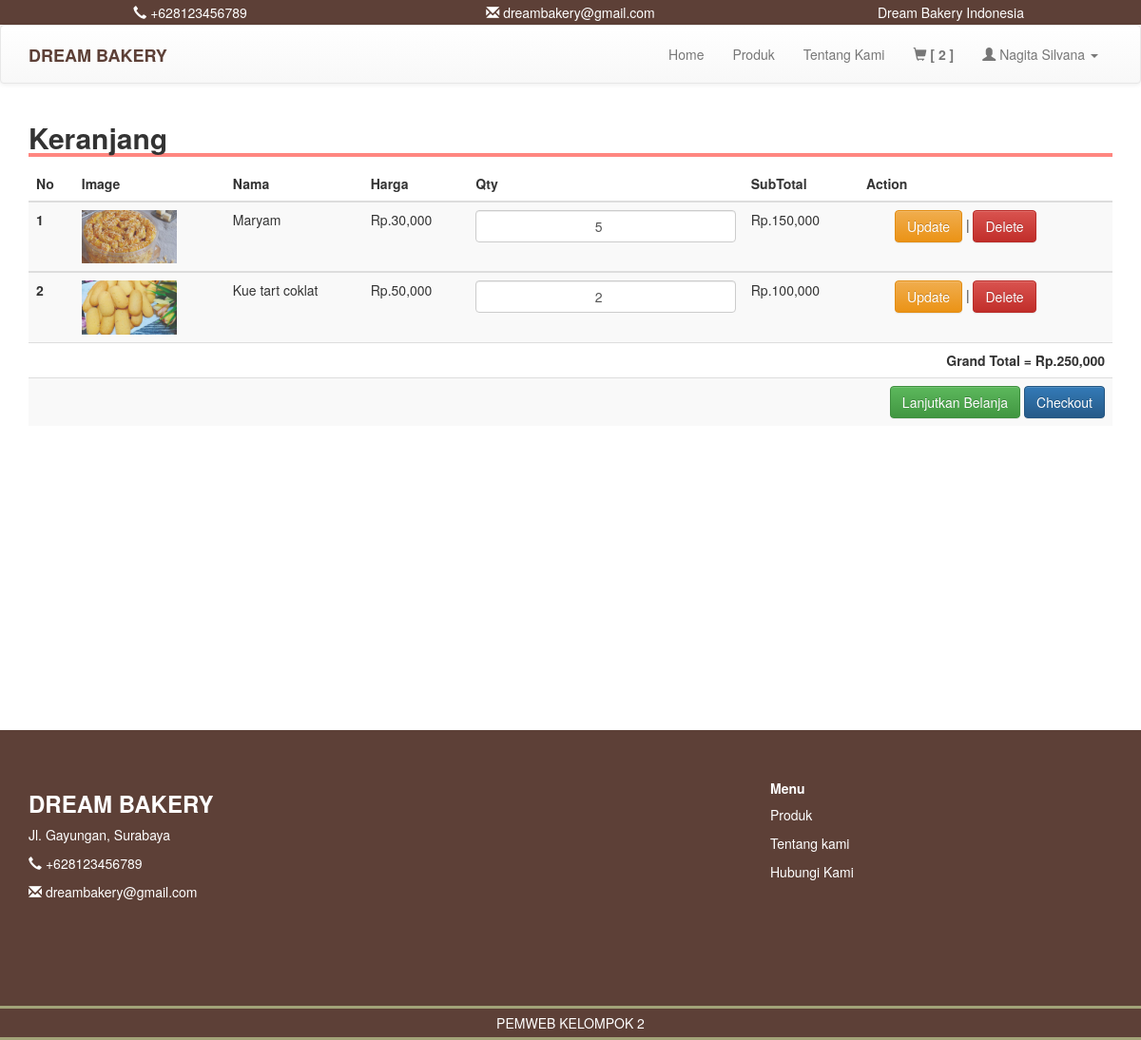
The page /keranjang.php (signed in) on the database its author committed.
### tables this page shows
CREATE TABLE `keranjang` (
  `id_keranjang` int(11) NOT NULL,
  `kode_customer` varchar(100) NOT NULL,
  `kode_produk` varchar(100) NOT NULL,
  `nama_produk` varchar(100) NOT NULL,
  `qty` int(11) NOT NULL,
  `harga` int(11) NOT NULL
);

CREATE TABLE `produk` (
  `kode_produk` varchar(100) NOT NULL,
  `nama` varchar(100) NOT NULL,
  `image` text NOT NULL,
  `deskripsi` text NOT NULL,
  `harga` int(11) NOT NULL
);

### keranjang.php (the view, shortened to what this page needs)
<?php
include 'header.php';
?>
<div class="container" style="padding-bottom: 300px;">
	<h2 style=" width: 100%; border-bottom: 4px solid #ff8680"><b>Keranjang</b></h2>
		<table class="table table-striped">
			<?php
			if(isset($_SESSION['user'])){
				$kode_cs = $_SESSION['kd_cs'];
				$cek = mysqli_query($conn, "SELECT * FROM keranjang WHERE kode_customer = '$kode_cs'");
				$jml = mysqli_num_rows($cek);
				if($jml > 0){
					?>
					<thead>
						<tr>
							<th scope="col">No</th>
							<th scope="col">Image</th>
							<th scope="col">Nama</th>
							<th scope="col">Harga</th>
							<th scope="col">Qty</th>
							<th scope="col">SubTotal</th>
							<th scope="col">Action</th>
						</tr>
					</thead>
					<?php
					if(isset($_SESSION['kd_cs'])){
						$kode_cs = $_SESSION['kd_cs'];
						$result = mysqli_query($conn, "SELECT k.id_keranjang as keranjang, k.kode_produk as kd, k.nama_produk as nama, k.qty as jml, p.image as gambar, p.harga as hrg FROM keranjang k join produk p on k.kode_produk=p.kode_produk WHERE kode_customer = '$kode_cs'");
						$no = 1;
						$hasil = 0;
						while($row = mysqli_fetch_assoc($result)){
					?>
					<tbody>
					<form action="<?php echo $_SERVER['PHP_SELF']; ?>" method="POST">
						<tr>
							<th scope="row"><?= $no;  ?></th>
							<td><img src="image/produk/<?= $row['gambar']; ?>" width="100"></td>
							<td><?= $row['nama']; ?></td>
							<td>Rp.<?= number_format($row['hrg']);  ?></td>
							<td><input type="number" name="qty" class="form-control" style="text-align: center;" value="<?= $row['jml']; ?>"></td>
							<td>Rp.<?= number_format($row['hrg'] * $row['jml']);  ?></td>
							<td><button type="submit" name="submit1" class="btn btn-warning">Update</button> | <a href="keranjang.php?del=1&id=<?= $row['keranjang']; ?>" class="btn btn-danger" onclick="return confirm('Yakin ingin dihapus ?')">Delete</a></td>
						</tr>
						</form>
					<?php
							$sub = $row['hrg'] * $row['jml'];
							$hasil += $sub;
							$no++;
						}
					}
					 ?>
						<tr>
							<td colspan="7" style="text-align: right; font-weight: bold;">Grand Total = Rp.<?= number_format($hasil); ?></td>
						</tr>
						<tr>
							<td colspan="7" style="text-align: right; font-weight: bold;"><a href="index.php" class="btn btn-success">Lanjutkan Belanja</a> <a href="checkout.php?kode_cs=<?= $kode_cs; ?>" class="btn btn-primary">Checkout</a></td>
						</tr>
						<?php
					}
				}else{
					echo "<tr>
					<td colspan='7' class='text-center bg-danger'><h5><b>SILAHKAN LOGIN TERLEBIH DAHULU SEBELUM BERBELANJA</b></h5></td>
					</tr>";
				}
				?>
			</tbody>
		</table>
</div>
<?php
include 'footer.php';
?>

### css/style.css (style rules this page uses)
body { margin: 0; padding: 0; }
button { color: #fff; background: #752f92; border: 1px; padding: 15px 35px; margin-left: 30px; border-radius: 25px; }

### rows shown on the page
keranjang: kode_produk.image (picture), nama_produk "Maryam", kode_produk.harga "30,000", qty "5", $row['hrg'] * $row['jml'] "150,000"
keranjang: kode_produk.image (picture), nama_produk "Kue tart coklat", kode_produk.harga "50,000", qty "2", $row['hrg'] * $row['jml'] "100,000"

### other values the page prints
$value "2"
$_SESSION['user'] "Nagita Silvana"
$hasil "250,000"
